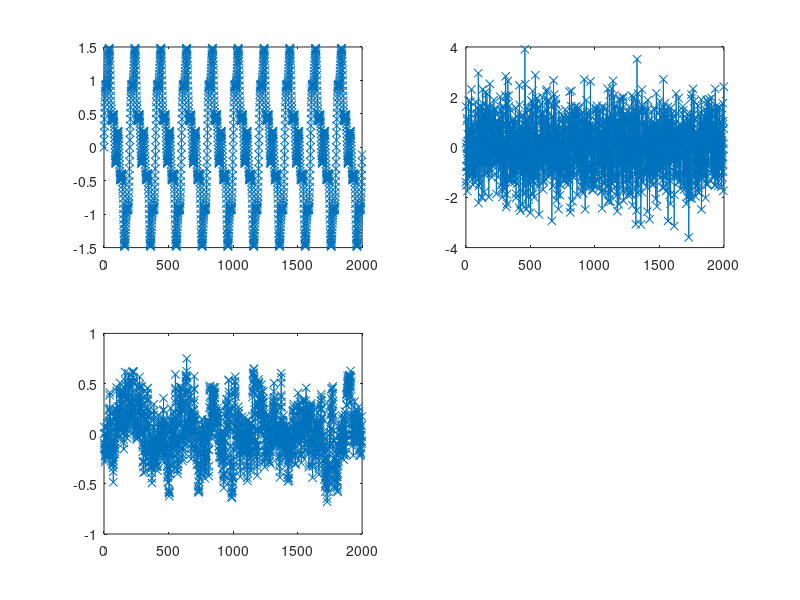
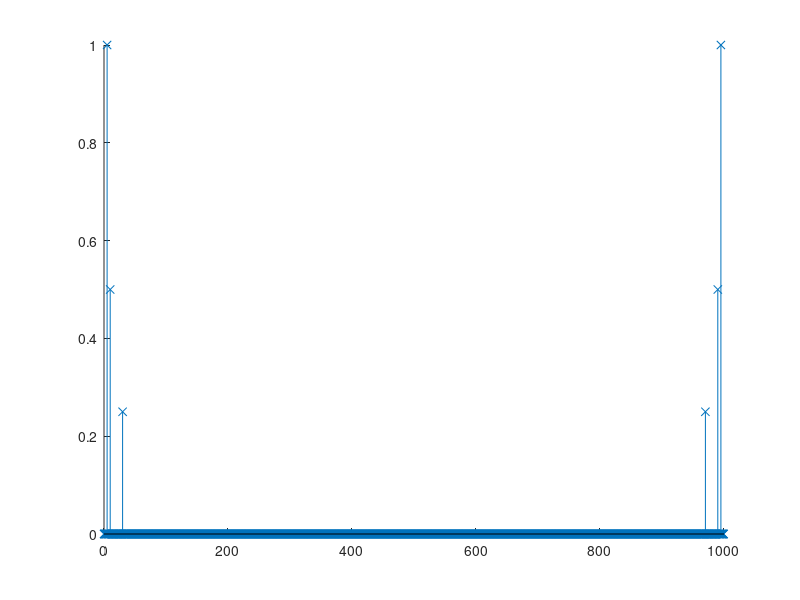

These figures' MATLAB source, in order: (Note: this script raises an error after producing the figures.)
clc; clear;

N = 2000;
n = 0:N-1;
Tp = 0.001;
o = 1;
f = 0:1/(N*Tp):1/Tp-1/(N*Tp);

x = sin(2*pi*5*n*Tp) + 0.5*sin(2*pi*10*n*Tp) + 0.25*sin(2*pi*30*n*Tp);
e = o*randn(1, N);
H = tf(0.1, [1 -0.9], Tp);
v = lsim(H, e, n*Tp);

figure('Name', 'Signals');
hold on;
subplot(2, 2, 1);
plot(n, x, '-x');
subplot(2, 2, 2);
plot(n, e, '-x');
subplot(2, 2, 3);
plot(n, v, '-x');

figure('Name', 'XN');
hold on;
XN = fft(x)*Tp;
stem(f, abs(XN)*2/(N*Tp), '-x');

a = Tp*sum(x.^2);
b = sum((abs(XN).^2)*1/(N*Tp));
tol = 0.001;
if (a-b) <= tol
    disp('True')
else
    disp('False')
end

Mw = 40;
K = 0:N-1;

%Phi_14 = 1/(N*Tp) * abs(XN).^2;
Phi_14 = Phi_direct(x, Tp);

function omega = w(tau, Mw)
    if abs(tau) <= Mw 
        omega = 1;
    else 
        omega = 0;
    end
end

xT = x';
Dx = [xT, xT];
%Phi_16 = Phi_16 + Tp*sum(w(tau_arg, Mw)*Covar(Dx, tau_arg, 0)*exp(-1j*Omega_k*tau_arg));
%Phi_16 = zeros(size(K));
%for k = K
%    Omega_k = (2*pi/N)*k;
%    for tau = -Mw:Mw
%        Phi_16(k+1) = Phi_16(k+1) + w(tau, Mw)*...
%            Covar(Dx, tau, 0)*exp(complex(0, -1*Omega_k*tau));
%    end
%    Phi_16(k+1) = Phi_16(k+1)*Tp;
%end

figure('Name', 'Density');
hold on;
subplot(2, 1, 1);
stem(K*(2*pi/N), Phi_direct(x, Tp), '-x');
subplot(2, 1, 2);
stem(K*(2*pi/N), abs(Phi_indirect(x, Mw, @w, Tp)), '-x');
